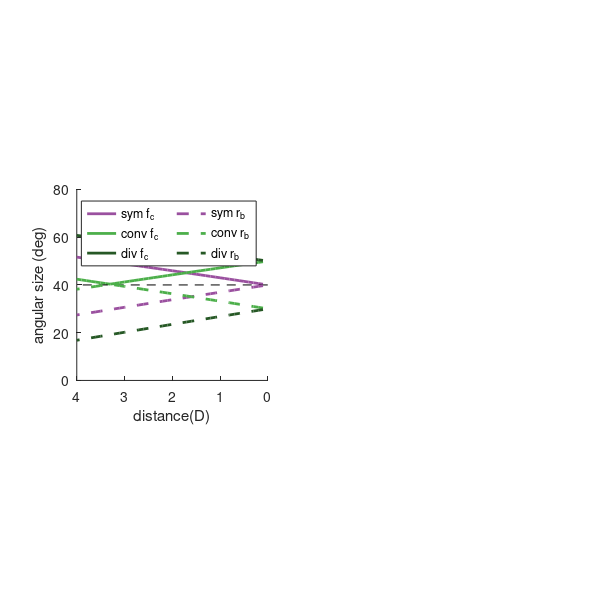

MATLAB code to generate this figure: (Note: this script raises an error after producing the figure.)
%% Figure 11A, Eq. 1-5

clear all;
close all;
IPD = 6; %in cm
Mf = 40; %each eye's monocular field size, in deg

n = 1;
for D = 0.1:0.1:4 %diopters
    d = (1/D)*100; %distance in cm
    for asym_size = [-10 0 10] %amount of asymmetry between left and right half of Mf:nasal angle - temp angle)
        %negative = temporal shift, positive = nasal shift
        if asym_size == 0
            nasal_half = Mf/2;
            temp_half = Mf/2;
        else %nasal - temp > 0 --> nasal shift; nasal - temp < 0 --> temporal shift
            nasal_half = Mf/2+asym_size/2;
            temp_half = Mf/2-asym_size/2;
        end
        
        %use the x coordinates of Ll Lr Rl Rr
        %binocular = nasal half Lr - Rl (if postive, there's binocular)
        %total FOV = temporal half Rr - Ll
        Lr = d * tand(nasal_half) -IPD/2;
        Rl = -d * tand(nasal_half) +IPD/2;
        
        Ll = -d * tand(temp_half) -IPD/2;
        Rr = d * tand(temp_half) +IPD/2;
        
        max_edge = max([Lr Rr]);
        min_edge = min([Lr Rr]);
        %finding the angles for total FOV and binocular region
        T_fov = 2*atand(max_edge/d);
        B_reg = 2*atand(min_edge/d); %if negative, no binocular overlap
        propBino = B_reg / T_fov;
        
        u = 90-nasal_half;
        nearpt = tand(u) * (IPD/2);
        if asym_size == 0
            data_sym(n,:) = [D d T_fov B_reg propBino nearpt];
        elseif asym_size>0 %nasal - temp > 0 --> nasal shift
            data_conv(n,:) = [D d T_fov B_reg propBino nearpt];
        elseif asym_size<0 %nasal - temp < 0 --> temporal shift
            data_div(n,:) = [D d T_fov B_reg propBino nearpt];
        end

    end
    
    n = n+1;
end

%put binocular size and FOV in the same plot
f = figure('Units', 'centimeters', 'Position', [0.1, 3, 15, 15], 'PaperPositionMode','Auto');
subplot(1,2,1);
hAx(1) = gca;
hold on;
plot(data_sym(:,1),data_sym(:,3),'-','Color',[154 80 159]./255,'LineWidth',2);
plot(data_conv(:,1),data_conv(:,3),'-','Color',[76 175 74]./255,'LineWidth',2);
plot(data_div(:,1),data_div(:,3),'-','Color',[76 175 74]./255*0.5,'LineWidth',2);
plot([0 4],[Mf,Mf],'k--','HandleVisibility','off'); 
ylim([0 80]);
axis square;
ylabel('angular size (deg)');
yticks([0 20 40 60 80]);

plot(data_sym(:,1),data_sym(:,4),'--','Color',[154 80 159]./255,'LineWidth',2);
plot(data_conv(:,1),data_conv(:,4),'--','Color',[76 175 74]./255,'LineWidth',2);
plot(data_div(:,1),data_div(:,4),'--','Color',[76 175 74 ]./255*0.5,'LineWidth',2);

legend('sym f_c','conv f_c','div f_c','sym r_b','conv r_b','div r_b','Location','Best','NumColumns',2);
xlabel('distance(D)');
set(hAx(1), 'Xdir', 'reverse')


hAx(2)=axes('Position',hAx(1).Position,'XAxisLocation','top','YAxisLocation','right','color','none');
set(hAx(2),'ytick',[]);
xlim([0,4]);
xlist = [0 1 2 3 4];
xticks(xlist);
xticklabels({'infinity','100','50','33','25'})
xlabel('distance(cm)');
set(hAx(2), 'Xdir', 'reverse')
title('Different Frustum Configuration');
axis square;





